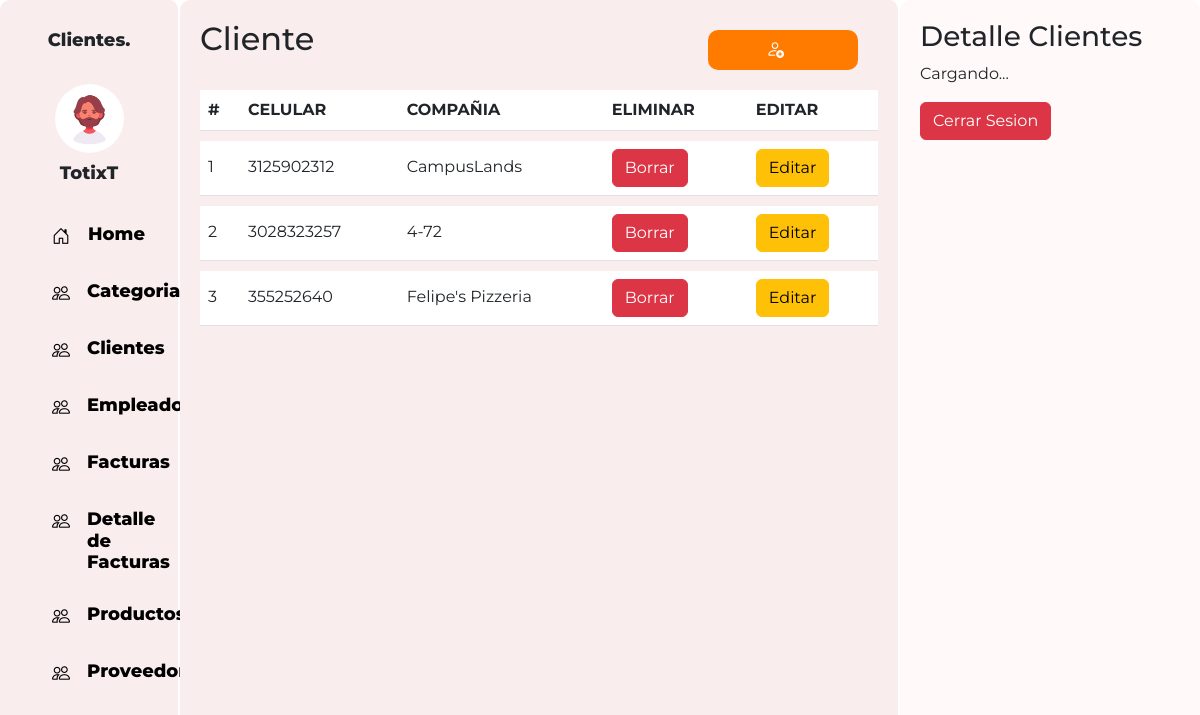
The page /Clientes/clientes.php (signed in) on the database its author committed.
### tables this page shows
CREATE TABLE `clientes` (
  `Clientes_ID` int PRIMARY KEY AUTO_INCREMENT NOT NULL,
  `Celular` bigint NOT NULL,
  `Compania` varchar(60) NOT NULL
);

### Clientes/cliente.php (called while the page is built, shortened)
<?php
    class Cliente{
        protected $dbCnx;
        public function __construct($Clientes_ID=0,$Celular=0,$Compania=""){
            $this->dbCnx = new PDO(DB_TYPE . ":host=" . DB_HOST . ";dbname=" . DB_NAME, DB_USER, DB_PWD, [PDO::ATTR_DEFAULT_FETCH_MODE => PDO::FETCH_ASSOC]);
        }
        public function selectAll(){
                try {
                 $stm = $this->dbCnx->prepare("SELECT * FROM clientes");
                 $stm->execute();
                 return $stm->fetchAll();
            } catch (Exception $e) {
                $e -> getMessage();
            }
        }
    }
?>

### Clientes/clientes.php (the view, shortened to what this page needs)
<?php
  require_once("cliente.php");
  $data = new Cliente();
  $all = $data->selectAll();
?>
<!DOCTYPE html>
<html>
<head>
  <link rel="stylesheet" href="https://cdn.jsdelivr.net/npm/bootstrap-icons@1.10.5/font/bootstrap-icons.css">
  <link href="https://cdn.jsdelivr.net/npm/bootstrap@5.3.0-alpha3/dist/css/bootstrap.min.css" rel="stylesheet"
>
  <link rel="stylesheet" type="text/css" href="../css/estudiantes.css">
</head>
<body>
  <div class="contenedor">
    <div class="parte-izquierda">
      <div class="perfil">
        <h3 style="margin-bottom: 2rem;">Clientes.</h3>
        <img src="../images/Diseño sin título.png" alt="" class="imagenPerfil">
        <h3><?php echo $_SESSION['Username']?></h3>
      </div>
      <div class="menus">
        <a href="../Home/home.php" style="display: flex;gap:2px;">
          <i class="bi bi-house-door"> </i>
          <h3 style="margin: 0px;font-weight: 800;">Home</h3>
        </a>
        <a href="../Categorias/categorias.php" style="display: flex;gap:1px;">
          <i class="bi bi-people"></i>
          <h3 style="margin: 0px;font-weight: 800;">Categorias</h3>
        </a>
        <a href="../Clientes/clientes.php" style="display: flex;gap:1px;">
          <i class="bi bi-people"></i>
          <h3 style="margin: 0px;font-weight: 800;">Clientes</h3>
        </a>
        <a href="../Empleados/empleados.php" style="display: flex;gap:1px;">
          <i class="bi bi-people"></i>
          <h3 style="margin: 0px;font-weight: 800;">Empleados</h3>
        </a>
        <a href="../Facturas/facturas.php" style="display: flex;gap:1px;">
          <i class="bi bi-people"></i>
          <h3 style="margin: 0px;font-weight: 800;">Facturas</h3>
        </a>
        <a href="../Detalles/detalles.php" style="display: flex;gap:1px;">
          <i class="bi bi-people"></i>
          <h3 style="margin: 0px;font-weight: 800;">Detalle de Facturas</h3>
        </a>
        <a href="../Productos/productos.php" style="display: flex;gap:1px;">
          <i class="bi bi-people"></i>
          <h3 style="margin: 0px;font-weight: 800;">Productos</h3>
        </a>
        <a href="../Proveedores/proveedores.php" style="display: flex;gap:1px;">
          <i class="bi bi-people"></i>
          <h3 style="margin: 0px;font-weight: 800;">Proveedores</h3>
        </a>
      </div>
    </div>
    <div class="parte-media">
      <div style="display: flex; justify-content: space-between;">
        <h2>Cliente</h2>
        <button class="btn-m" data-bs-toggle="modal" data-bs-target="#registrarClientes"><i class="bi bi-person-add " style="color: rgb(255, 255, 255);" ></i></button>
      </div>
      <div class="menuTabla contenedor2">
        <table class="table table-custom ">
          <thead>
            <tr>
              <th scope="col">#</th>
              <th scope="col">CELULAR</th>
              <th scope="col">COMPAÑIA</th>
              <th scope="col">ELIMINAR</th>
              <th scope="col">EDITAR</th>
            </tr>
          </thead>
          <tbody class="" id="tabla">
            <?php
            foreach($all as $key=> $val){
            ?>
            <tr>
              <td><?php echo $val['Clientes_ID'] ?></td>
              <td><?php echo $val['Celular'] ?></td>
              <td><?php echo $val['Compania'] ?></td>
              <td>
                <a class="btn btn-danger" href="borrarClientes.php?Clientes_ID=<?=$val['Clientes_ID']?>&req=delete">Borrar</a>
              </td>
              <td>
                <a class="btn btn-warning" href="editarClientes.php?Clientes_ID=<?=$val['Clientes_ID']?>">Editar</a>
              </td>
            </tr>
          </tbody>
        <?php
            }
            ?>
        </table>
      </div>
    </div>
    <div class="parte-derecho " id="detalles">
      <h3>Detalle Clientes</h3>
      <p>Cargando...</p>
      <form method="POST">
        <input class="btn btn-danger" type="submit" name="LogOut" id="LogOut" value="Cerrar Sesion">
      </form>
    </div>
</body>
</html>

### css/estudiantes.css (style rules this page uses)
body { font-family: 'Montserrat', sans-serif; height: 100%; overflow: hidden; }
.contenedor { display: flex; flex-direction: row; height: 100vh; margin: 0; }
.contenedor2 { overflow: auto; height: calc(100vh - 100px); }
.parte-media { background-color: #faeded; width: 60%; padding: 20px; border-radius: 10px; border-right: 2px solid rgb(255, 255, 255); }
.parte-derecho { background-color: #fff9f9; width: 25%; padding: 20px; border-radius: 10px; }
.imagenPerfil { border-radius: 100%; width: 50%; height: 50%; }
.perfil { display: flex; justify-content: center; align-items: center; flex-direction: column; font-size:large; font-weight: 800; }
.perfil h3 { font-size:large; font-weight: 800; margin-top: 10px; }
a { text-decoration: none; font-weight: lighter; color: black; }
.menus { padding-left: 2rem; margin-top: 2rem; display: flex; flex-direction: column; justify-content: center; gap: 30px; }
.menus h3 { font-weight: lighter; font-size:large }
i { margin-right: 1rem; font-size: large; }
.btn-m { border: none; background: none; box-shadow: none; outline: none; margin: 10px 20px 10px 20px; width: 150px; height: 40px; object-fit: cover; background-color: rgb(255, 123, 0); text-decoration: none; border-radius: 10PX; color: #fff9f9; font-weight: 800; }
.table>tbody { vertical-align: sub !important; }
.table-custom { border-collapse: separate; border-spacing: 0 10px; }
.table-custom tbody tr { background-color: #f0f0f0; border-radius: 15px; }
.parte-izquierda { background-color: #faeded; width: 15%; border-right: 2px solid rgb(255, 255, 255); padding: 20px; border-radius: 10px; }

### rows shown on the page
clientes: Clientes_ID "1", Celular "3125902312", Compania "CampusLands"
clientes: Clientes_ID "2", Celular "3028323257", Compania "4-72"
clientes: Clientes_ID "3", Celular "355252640", Compania "Felipe's Pizzeria"

### other values the page prints
$_SESSION['Username'] "TotixT"
